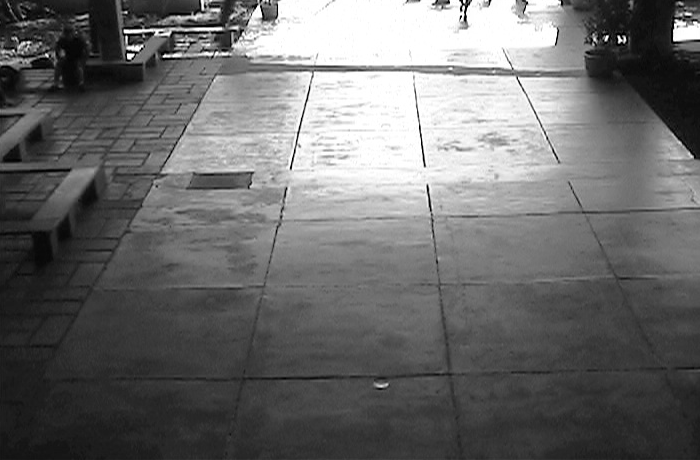
#> input picture Imagens/cena1.png, 700 x 460 px
$ python Quest_1.py
#> lines starting #> are read from the running program, lines starting #| are printed output that depends on the picture; after the words box and inside, x2 and y2 are one past the last pixel; in counts of white or black regions, pixels touching at a corner belong together
# Etapas do script:

#Carregar duas imagens.
#Calcular a diferença absoluta entre elas.
#Aplicar um limiar (threshold) para segmentar a imagem, resultando em uma imagem binária (preto e branco).

import cv2
import numpy as np

# PARA CARREGAR as duas imagens em escala de cinza
imagem1 = cv2.imread('Imagens/cena1.png', cv2.IMREAD_GRAYSCALE)
#> imagem1 is the input picture: shape (460, 700); min 0, max 255, mean 107
imagem2 = cv2.imread('Imagens/cena2.png', cv2.IMREAD_GRAYSCALE)
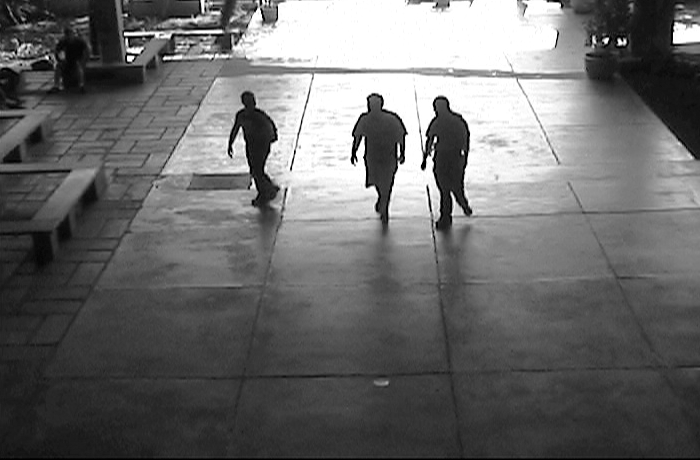
#> input picture Imagens/cena2.png, 700 x 460 px
#> imagem2 is the input picture: shape (460, 700); min 0, max 255, mean 106.6

# Verifica se as imagens foram carregadas corretamente
if imagem1 is None or imagem2 is None:
    print("Erro ao carregar as imagens.")
    exit()

# Calcula a diferença absoluta entre as duas imagens
diferenca = cv2.absdiff(imagem1, imagem2)
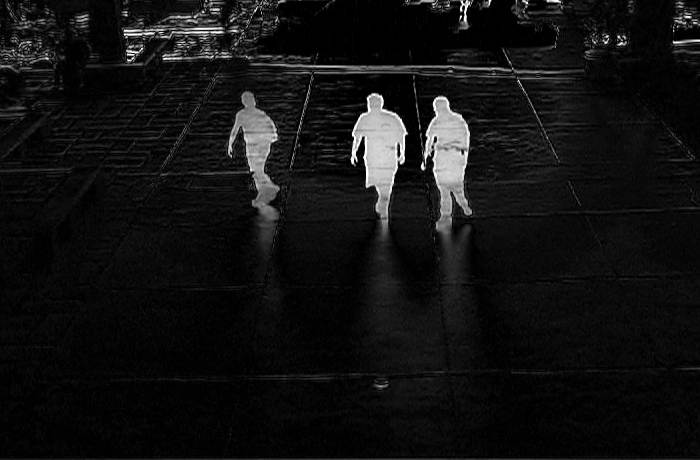
#> diferenca: shape (460, 700); min 0, max 255, mean 18

# Aplica uma limiarização para binarizar a imagem (valores acima de 30 viram branco, abaixo viram preto)
_, imagem_binaria = cv2.threshold(diferenca, 100, 255, cv2.THRESH_BINARY)
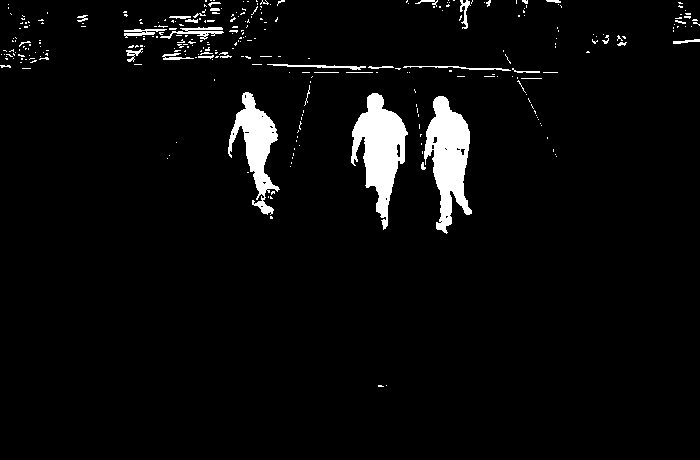
#> imagem_binaria: shape (460, 700); 4.1% white; 304 white regions (270 under 20 px), largest, box (x1, y1, x2, y2) and area: (351, 93, 408, 230) 3788, (424, 96, 472, 234) 3656, (228, 92, 280, 215) 2497

# Exibe as imagens
cv2.imshow('Diferenca Absoluta', diferenca)
cv2.imshow('Imagem Binarizada', imagem_binaria)
cv2.waitKey(0)
#cv2.destroyAllWindows()

# Salva a imagem binarizada
cv2.imwrite('saida_binaria.jpg', imagem_binaria)
